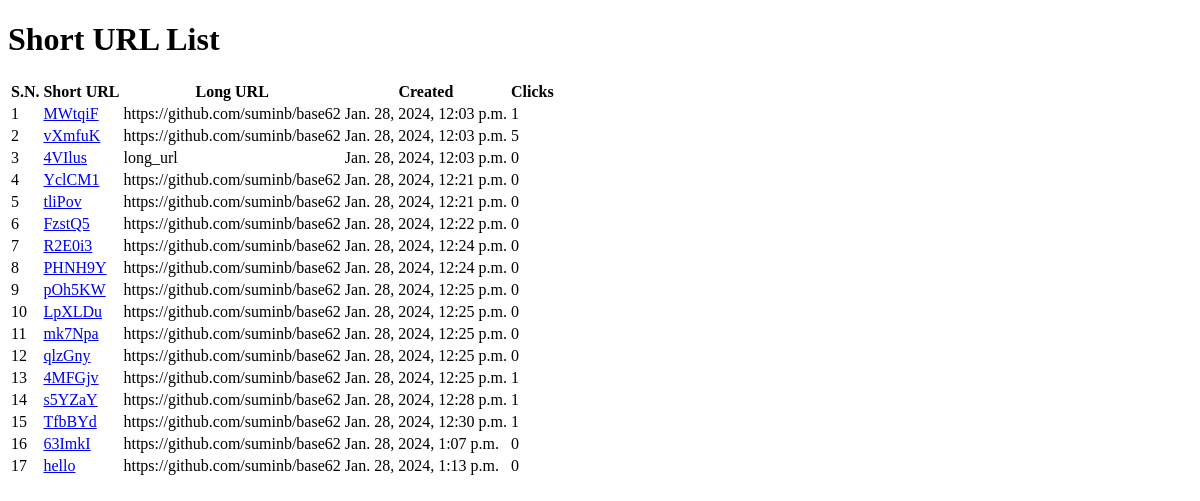
The app's page /url/list/, older data.
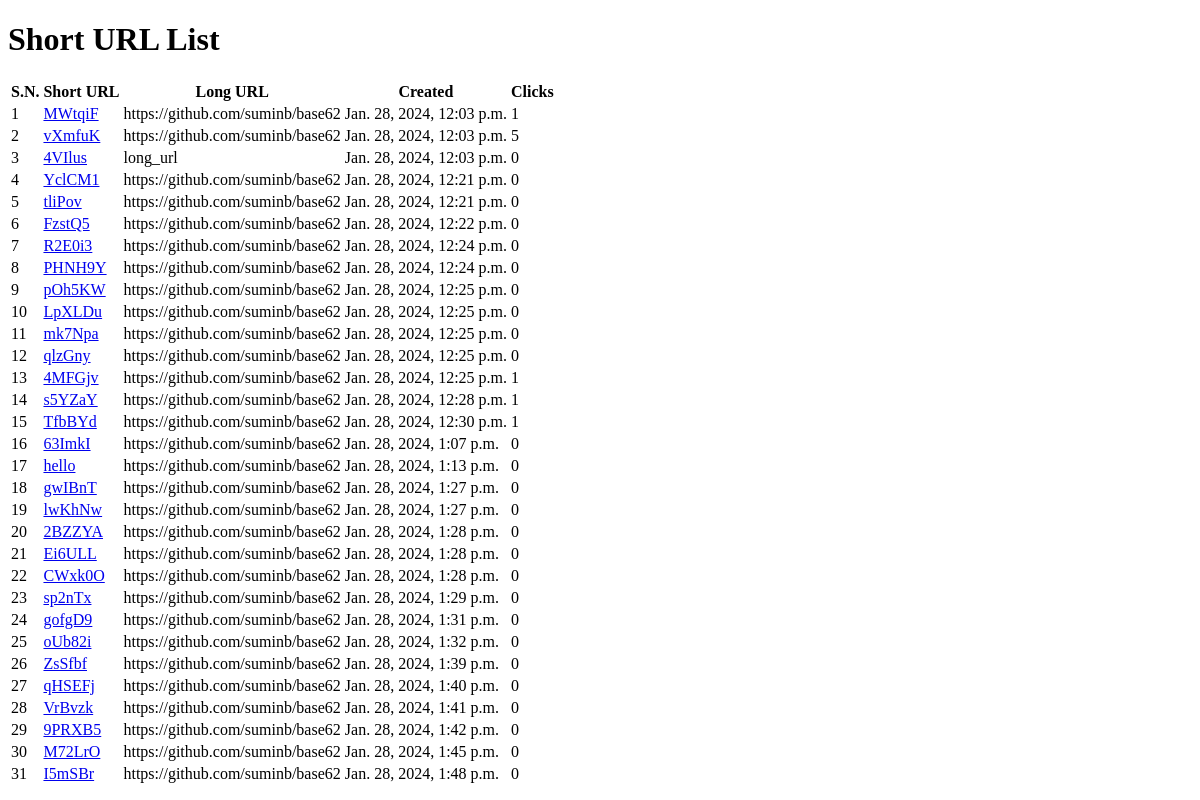
The same page, newer data.
### account/models.py (models this page shows, shortened)
class UrlShortener(models.Model):
    short_url = models.CharField(max_length=100)
    long_url = models.CharField(max_length=500)
    created_at = models.DateTimeField(auto_now_add=True)
    updated_at = models.DateTimeField(auto_now=True)
    count = models.IntegerField(default=0)
    expiration_time = models.DateTimeField(null=True, blank=True)

### account/views.py (the view)
# urls.py: path('url/list/', views.short_url_list, name='url_list'),
def short_url_list(request):
    short_url_list = UrlShortener.objects.all()
    return render(request, "short_url_list.html", {"object_list": short_url_list})

### templates/short_url_list.html (shortened to what this page needs)
<!DOCTYPE html>
<html>
<head>
</head>
<body>
    <h1>Short URL List</h1>
    <div class="table">
        <table>
            <thead>
                <tr>
                    <th>S.N.</th>
                    <th>Short URL</th>
                    <th>Long URL</th>
                    <th>Created</th>
                    <th>Clicks</th>
                </tr>
            </thead>
            <tbody>
                {% for urls in object_list  %}
                    <tr>
                        <td>{{ forloop.counter }}</td>
                        <td><a href="{% url 'account:url_detail' urls.short_url %}">{{ urls.short_url }}</a></td>
                        <td>{{ urls.long_url}} </td>
                        <td>{{ urls.created_at }}</td>
                        <td>{{ urls.count }}</td>
                    </tr>
                {% endfor %}
            </tbody>
        </table>
    </div>
</body>
</html>

Row changes from the older to the newer data that the page shows:
added UrlShortener: short_url "gwIBnT", long_url "https://github.com/suminb/base62", created_at "Jan. 28, 2024, 1:27 p.m.", count "0"
added UrlShortener: short_url "lwKhNw", long_url "https://github.com/suminb/base62", created_at "Jan. 28, 2024, 1:27 p.m.", count "0"
added UrlShortener: short_url "2BZZYA", long_url "https://github.com/suminb/base62", created_at "Jan. 28, 2024, 1:28 p.m.", count "0"
added UrlShortener: short_url "Ei6ULL", long_url "https://github.com/suminb/base62", created_at "Jan. 28, 2024, 1:28 p.m.", count "0"
added UrlShortener: short_url "CWxk0O", long_url "https://github.com/suminb/base62", created_at "Jan. 28, 2024, 1:28 p.m.", count "0"
added UrlShortener: short_url "sp2nTx", long_url "https://github.com/suminb/base62", created_at "Jan. 28, 2024, 1:29 p.m.", count "0"
added UrlShortener: short_url "gofgD9", long_url "https://github.com/suminb/base62", created_at "Jan. 28, 2024, 1:31 p.m.", count "0"
added UrlShortener: short_url "oUb82i", long_url "https://github.com/suminb/base62", created_at "Jan. 28, 2024, 1:32 p.m.", count "0"
added UrlShortener: short_url "ZsSfbf", long_url "https://github.com/suminb/base62", created_at "Jan. 28, 2024, 1:39 p.m.", count "0"
added UrlShortener: short_url "qHSEFj", long_url "https://github.com/suminb/base62", created_at "Jan. 28, 2024, 1:40 p.m.", count "0"
added UrlShortener: short_url "VrBvzk", long_url "https://github.com/suminb/base62", created_at "Jan. 28, 2024, 1:41 p.m.", count "0"
added UrlShortener: short_url "9PRXB5", long_url "https://github.com/suminb/base62", created_at "Jan. 28, 2024, 1:42 p.m.", count "0"
added UrlShortener: short_url "M72LrO", long_url "https://github.com/suminb/base62", created_at "Jan. 28, 2024, 1:45 p.m.", count "0"
added UrlShortener: short_url "I5mSBr", long_url "https://github.com/suminb/base62", created_at "Jan. 28, 2024, 1:48 p.m.", count "0"
